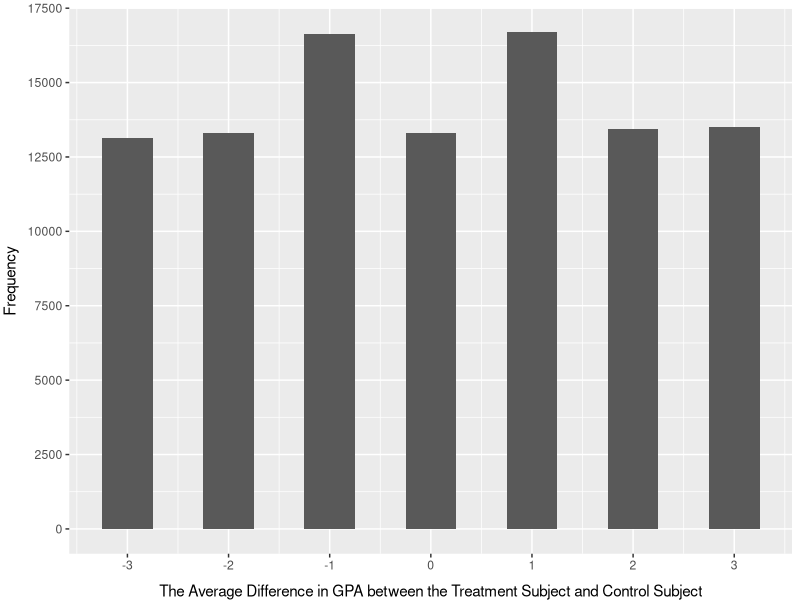

Write the R code that produced this figure.
## ---- chunk 1
set.seed(36850) # set random seed so that you get the same output everytime even though it's "random"

sample_space_coin <- c("H", "T")
event_probs_coin <- c(0.5, 0.5)

coin_flip <- function(){
  sample(
    size = 1,
    x = sample_space_coin,
    prob = event_probs_coin,
    replace = TRUE
  )
}

# running `coin_flip()` 10 times
coin_flip_10 <- replicate(10, coin_flip())
coin_flip_10
## ---- chunk 2
set.seed(36850)
flip1 <- coin_flip()
flip2 <- coin_flip()
flip3 <- coin_flip()
flip4 <- coin_flip()

# Example flips, they will always be the same because I set a random seed.
flip1 # H
flip2 # T
flip3 # T
flip4 # H

# Function that acts like a random variable.
# returns 1 if flip == "H" and 0 otherwise.
X_coin <- function(flip){
  # fill in the code here
  # ifelse() is probably helpful
  ifelse(flip == "H", 1, 0)
}

# The code below should return a 1 for flip1 and flip4 and 0 for flip2 and flip3
X_coin(flip1)
X_coin(flip2)
X_coin(flip3)
X_coin(flip4)
## ---- chunk 3
set.seed(36850)

sample_space_coin <- c("H", "T")
event_probs_biased_coin <- c(0.7, 0.3)

biased_coin_flip <- function(){
  sample(
    size = 1,
    x = sample_space_coin,
    prob = event_probs_biased_coin,
    replace = TRUE
  )
}
## ---- chunk 4
set.seed(36850)
flip1 <- biased_coin_flip()
flip2 <- biased_coin_flip()
flip3 <- biased_coin_flip()
flip4 <- biased_coin_flip()

# Example flips, they will always be the same because I set a random seed.
flip1 
flip2 
flip3 
flip4 

X_biased_coin <- function(flip){
  # fill in the code here
  ifelse(flip == "H", 1, 0) # ifelse is helpful
}

# Use this to test out your code.
X_biased_coin(flip1)
X_biased_coin(flip2)
X_biased_coin(flip3)
X_biased_coin(flip4)
## ---- chunk 5
set.seed(36850)

nsims <- 100000

# vectors where you can store the results of simulation for a, b, and c
X_coin_sims <- vector(mode = 'numeric', length = nsims)
X_biased_coin_sims <- vector(mode = 'numeric', length = nsims)
unbiased_plus_biased_coin_sims <- vector(mode = 'numeric', length = nsims)

# Code for part a: simulate X_coin
for(i in 1:nsims){
  sim_flip_i <- coin_flip()
  X_coin_sims[i] <- X_coin(sim_flip_i)
  
  sim__biasedflip_i <- biased_coin_flip() #INSERT CODE#
  X_biased_coin_sims[i] <- X_biased_coin(sim__biasedflip_i) #INSERT CODE#
  
  unbiased_plus_biased_coin_sims[i] <- X_coin(sim_flip_i) + X_biased_coin(sim__biasedflip_i) #INSERT CODE#
}

# use head to see the first part of the result of the simulations
head(X_coin_sims)

# calculate the expectation of the simulations using mean()
mean(X_coin_sims)

# Now do the same thing for parts b and c

## INSERT CODE HERE ###
head(X_biased_coin_sims)

mean(X_biased_coin_sims)

head(unbiased_plus_biased_coin_sims)

mean(unbiased_plus_biased_coin_sims)
## ---- chunk 6
student_index <- 1:6
Y1 <- c(4, 4, 3, 2, 1, 1)
Y0 <- Y1
## ---- chunk 7
set.seed(36850)

nsims <- 100000

gpa_treat_minus_control_sims <- vector(mode = "numeric",
                                       length = nsims)

for(i in 1:nsims){
  treated_subj_index <- sample(student_index, 
                               size = 1)
  control_subj_index <- sample(student_index[-treated_subj_index], 
                               size = 1)
  observed_treatement_GPA <- Y1[treated_subj_index] # fill in code, use treated_subj_index and Y1
  observed_control_GPA <- Y0[control_subj_index] # fill in code, use control_subj_index and Y0
    
  gpa_treat_minus_control_sims[i] <- observed_treatement_GPA - observed_control_GPA # What is the observed difference in gpas between treatment and control subjects?
}

# Calculate the average of gpa_treat_minus_control_sims
mean(gpa_treat_minus_control_sims)
mean(Y1 - Y0)
## ---- chunk 8
library(ggplot2)

gpa_diff <- as.data.frame(gpa_treat_minus_control_sims)
head(gpa_diff)

ggplot(gpa_diff, aes(gpa_treat_minus_control_sims)) + 
  geom_histogram(binwidth = 0.5) +
  scale_x_continuous(breaks = seq(-3, 3, by = 1)) + 
  scale_y_continuous(breaks = seq(0, 20000, by = 2500)) + 
  labs(x = "The Average Difference in GPA between the Treatment Subject and Control Subject",
       y = "Frequency") +
  theme(axis.title.x = element_text(vjust = -1),
        axis.title.y = element_text(vjust = 2))
## ---- chunk 9
set.seed(36850)
student_index <- 1:6
Y1 <- c(4, 4, 3, 3, 4, 1)
Y0 <- c(2, 1, 4, 2, 1, 1)
## ---- chunk 10
set.seed(36850)

nsims <- 100000

gpa_treat_minus_control_sims <- vector(mode = "numeric",
                                       length = nsims)

for(i in 1:nsims){
  treated_subj_index <- sample(student_index, 
                               size = 1)
  control_subj_index <- sample(student_index[-treated_subj_index], 
                               size = 1)
  observed_treatement_GPA <- Y1[treated_subj_index] # fill in code, use treated_subj_index and Y1
  observed_control_GPA <- Y0[control_subj_index] # fill in code, use control_subj_index and Y0
    
  gpa_treat_minus_control_sims[i] <- observed_treatement_GPA - observed_control_GPA # What is the observed difference in gpas between treatment and control subjects?
}

# Calculate the average of gpa_treat_minus_control_sims
mean(gpa_treat_minus_control_sims)
mean(Y1 - Y0)
